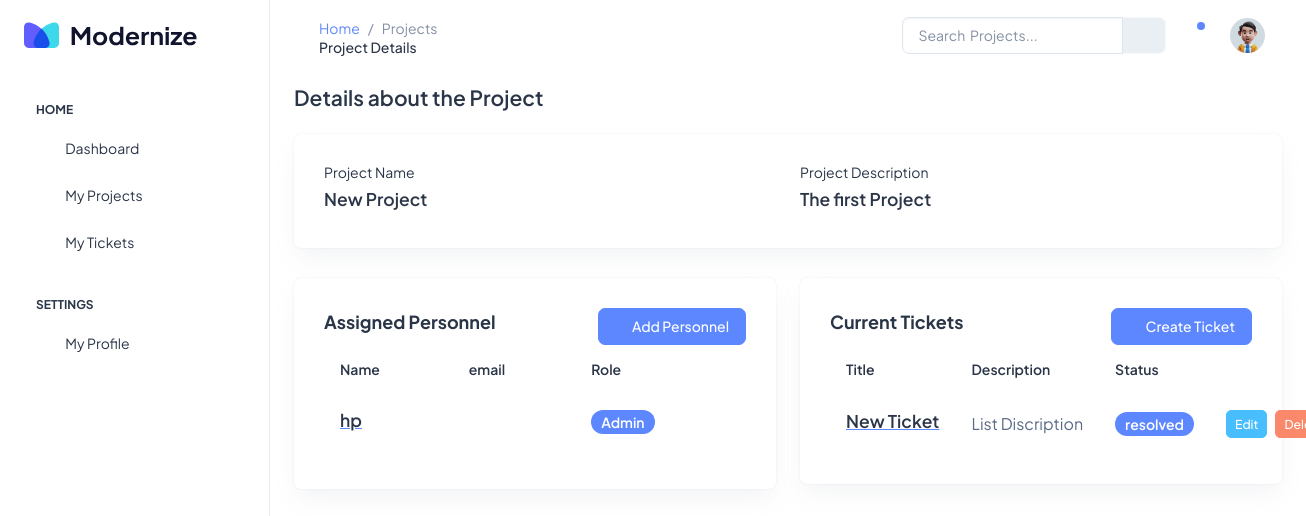
/projects/1/details, run on the app's committed database.
### projects/models.py (models this page shows, shortened)
class Project(models.Model):
    name = models.CharField(max_length=200, blank=False)
    description = models.TextField()
    personnels = models.ManyToManyField(User)
    created_at = models.DateTimeField(auto_now_add=True)

### users/models.py (models this page shows)
class User(AbstractUser):
    ROLE_CHOICES = (
        ("Developer", "Developer"),
        ("Project Manager", "Project Manager"),
        ("Submitter", "Submitter"),
        ("Admin", "Admin"),
    )
    role = models.CharField(
        max_length=40, default="Developer", choices=ROLE_CHOICES, blank=True, null=True
    )

### tickets/models.py (models this page shows)
class Ticket(models.Model):
    ORDER_STATUS = (
        ("new", "new"),
        ("open", "open"),
        ("inprogress", "inprogress"),
        ("resolved", "resolved"),
        ("additional information required", "additional information required"),
    )
    PRIORITY = {
        ("None", "None"),
        ("Low", "Low"),
        ("Medium", "Medium"),
        ("High", "High"),
    }
    TYPE = {
        ("Bugs/Errors", "Bugs/Errors"),
        ("Feature request", "Feature Request"),
        ("Other Comments", "Other Comments"),
        ("Traning/documents request", "Traning/documents Request"),
    }
    title = models.CharField(max_length=200)
    description = models.TextField()
    status = models.CharField(max_length=40, choices=ORDER_STATUS)
    priority = models.CharField(max_length=40, choices=PRIORITY)
    type = models.CharField(max_length=40, choices=TYPE)
    project = models.ForeignKey(to=Project, on_delete=models.CASCADE)
    submitter = models.ForeignKey(
        to=User, related_name="submitter", on_delete=models.CASCADE
    )
    developer = models.ForeignKey(
        to=User,
        related_name="developer",
        on_delete=models.CASCADE,
    )
    created_at = models.DateTimeField(auto_now_add=True)
    updated_at = models.DateTimeField(auto_now=True)

### projects/views.py (the view)
class ProjectDetailView(DetailView):
    template_name = "projects/detail_project.html"
    model = Project
    context_object_name = "project"
    def get_context_data(self, **kwargs):
        context = super().get_context_data(**kwargs)
        context["tickets"] = Ticket.objects.filter(project=context["project"])
        context["users"] = User.objects.all()
        return context

### projects/templates/projects/detail_project.html (shortened to what this page needs)
{% extends 'base.html' %}
{% load static %}
{% block title %} Projects {% endblock title %}
{% block subtitle %} Project Details {% endblock subtitle %}
{% block content %}
<div class="row">
    <div class="col-12">
        <h4 class="fw-semibold mb-4">Details about the Project</h4>
        <div class="card">
            <div class="card-body">
                <div class="row">
                    <div class="col-md-6">
                        <h6 class="fw-normal mb-2">Project Name</h6>
                        <h5 class="fw-semibold">{{project.name}}</h5>
                    </div>
                    <div class="col-md-6">
                        <h6 class="fw-normal mb-2">Project Description</h6>
                        <h5 class="fw-semibold">{{project.description}}</h5>
                    </div>
                </div>
            </div>
        </div>
    </div>
    <div class="col">
        <div class="row">
            <div class="col-md-6">
                <div class="card">
                    <div class="card-body">
                        <div class="card-title">
                            <div class="row">
                                <div class="col">
                                    <strong>Assigned Personnel</strong>
                                </div>
                                <div class="col d-flex justify-content-end">
                                    <button
                                        data-bs-toggle="modal"
                                        data-bs-target="#exampleModal"
                                        class="btn btn-primary"
                                    >
                                        <span class="me-1">
                                            <i
                                                class="ti ti-circle-plus"
                                            ></i> </span
                                        >Add Personnel
                                    </button>
                                </div>
                            </div>
                            <table class="table text-nowrap mb-0 align-middle">
                                <thead class="text-dark fs-4">
                                    <tr>
                                        <th class="border-bottom-0">
                                            <h6 class="fw-semibold mb-0">
                                                Name
                                            </h6>
                                        </th>
                                        <th class="border-bottom-0">
                                            <h6 class="fw-semibold mb-0">
                                                email
                                            </h6>
                                        </th>
                                        <th class="border-bottom-0">
                                            <h6 class="fw-semibold mb-0">
                                                Role
                                            </h6>
                                        </th>
                                    </tr>
                                </thead>
                                <tbody>
                                    {% for user in project.personnels.all %}
                                    <tr>
                                        <td class="border-bottom-0">
                                            <a href="">
                                                <u
                                                    ><h5
                                                        class="fw-semibold mb-1"
                                                    >
                                                        {{user.username}}
                                                    </h5>
                                                </u>
                                            </a>
                                        </td>
                                        <td class="border-bottom-0">
                                        </td>
                                        <td class="border-bottom-0">
                                            <div
                                                class="d-flex align-items-center gap-2"
                                            >
                                                <span
                                                    class="badge bg-primary rounded-3 fw-semibold"
                                                    >{{user.role}}</span
                                                >
                                            </div>
                                        </td>
                                    </tr>
                                    {% endfor %}
                                </tbody>
                            </table>
                        </div>
                    </div>
                </div>
            </div>
            <div class="col-md-6">
                <div class="card">
                    <div class="card-body">
                        <div class="d-flex justify-content-between">
                            <div class="card-title">
                                <strong>Current Tickets</strong>
                            </div>
                            <a
                                href="{% url 'create_ticket' project.id%}"
                                class="btn btn-primary"
                            >
                                <span class="me-1">
                                    <i class="ti ti-circle-plus"></i> </span
                                >Create Ticket</a
                            >
                        </div>
                        <div>
                            <table class="table text-nowrap mb-0 align-middle">
                                <thead class="text-dark fs-4">
                                    <tr>
                                        <th class="border-bottom-0">
                                            <h6 class="fw-semibold mb-0">
                                                Title
                                            </h6>
                                        </th>
                                        <th class="border-bottom-0">
                                            <h6 class="fw-semibold mb-0">
                                                Description
                                            </h6>
                                        </th>
                                        <th class="border-bottom-0">
                                            <h6 class="fw-semibold mb-0">
                                                Status
                                            </h6>
                                        </th>
                                        <th
                                            class="border-bottom-0"
                                            style="width: 20%"
                                        ></th>
                                    </tr>
                                </thead>
                                <tbody>
                                    {% for ticket in project.ticket_set.all %}
                                    <tr>
                                        <td class="border-bottom-0">
                                            <a
                                                href="{% url 'ticket_detail' ticket.id%}"
                                            >
                                                <u
                                                    ><h5
                                                        class="fw-semibold mb-1"
                                                    >
                                                        {{ticket.title}}
                                                    </h5>
                                                </u>
                                            </a>
                                        </td>
                                        <td class="border-bottom-0">
                                            <p class="mb-0 fw-normal">
                                                {{ticket.description|truncatechars:20}}
                                            </p>
                                        </td>
                                        <td class="border-bottom-0">
                                            <div
                                                class="d-flex align-items-center gap-2"
                                            >
                                                <span
                                                    class="badge bg-primary rounded-3 fw-semibold"
                                                >
                                                    {{ticket.status}}
                                                </span>
                                            </div>
                                        </td>
                                        <td class="border-bottom-0">
                                            <div
                                                class="d-flex align-items-center justify-content-center gap-2"
                                            >
                                                <a
                                                    href="{% url 'update_ticket' ticket.id %}"
                                                    class="btn btn-secondary btn-sm"
                                                    >Edit</a
                                                >
                                                <button
                                                    class="btn btn-danger btn-sm"
                                                    data-bs-toggle="modal"
                                                    data-bs-target="#ticketdelete{{ticket.id}}"
                                                >
                                                    Delete
                                                </button>
                                            </div>
                                        </td>
                                    </tr>
                                    {% endfor %}
                                </tbody>
                            </table>
                        </div>
                    </div>
                </div>
            </div>
        </div>
    </div>
    {% endblock content %}

### data on the page
Project: name "New Project", description "The first Project"
User: username "hp", role "Admin"
Ticket: title "New Ticket", description "List Discription", status "resolved"
